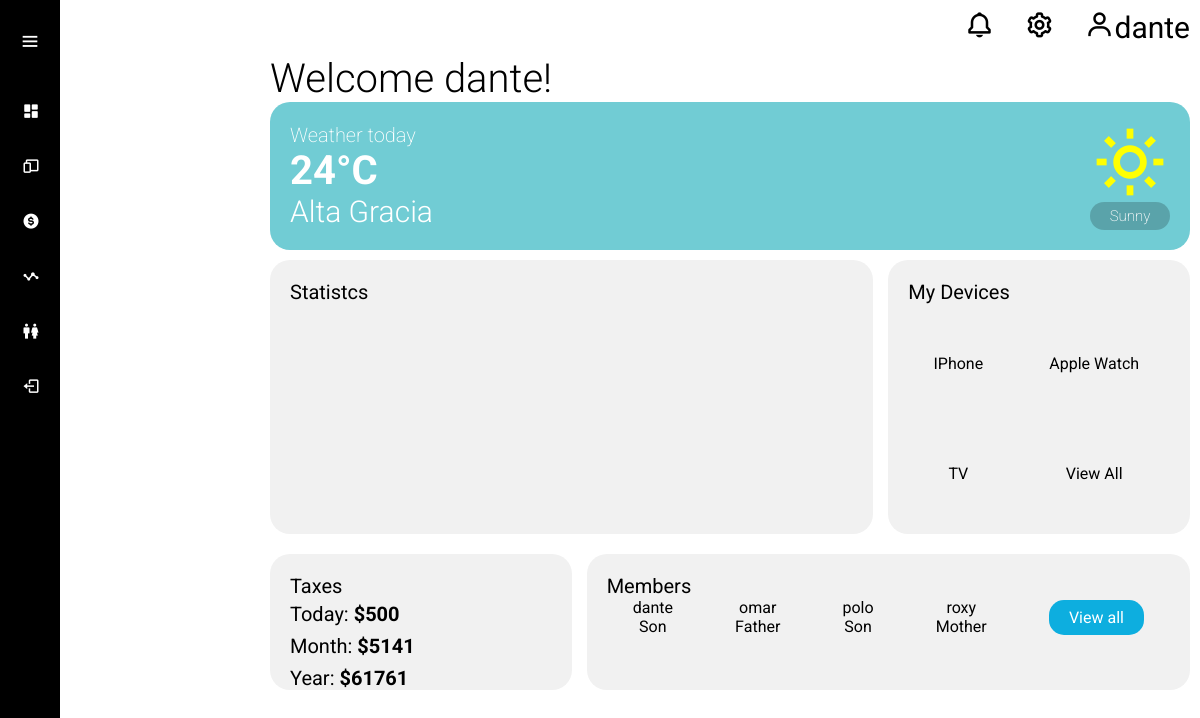
The app's page /dashboard/ (signed in) with its own data.
### user_auth/models.py (models this page shows, shortened)
class Person(models.Model):
    user = models.OneToOneField(User, on_delete=models.CASCADE)
    kindred = models.CharField(max_length=255)
    is_family_admin = models.BooleanField(default=False)
    family = models.ForeignKey(Family, on_delete=models.CASCADE)

### dashboard/views.py (the view)
# urls.py: path("", views.dashboard, name="dashboard"),
def dashboard(request):
    person = get_object_or_404(Person, user=request.user)
    family_persons = Family.list_members(person)[:4]
    return render(request, "dashboard/dashboard.html", {"members": family_persons})

### user_auth/models.py (called while the page is built)
    @classmethod
    def list_members(cls, person):
        family_persons = Person.objects.filter(family=person.family)
        return family_persons

### dashboard/templates/dashboard/dashboard.html (shortened to what this page needs)
{% extends 'core/base.html' %} {% block title %}HomeFina{% endblock %}{% block content %}
<div class="container">
    <h1 class="title">Welcome {{user.username}}!</h1>
    <div class="weather">
        <div class="info">
            <p class="title">Weather today</p>
            <p class="grades">24°C</p>
            <p class="city">Alta Gracia</p>
        </div>
        <div class="image">
            <i class='bx bx-sun'></i>
            <p class="description">Sunny</p>
        </div>
    </div>
    <div class="grid-container">
        <div class="panel-container">
            <a class="sub-title" href="#">Statistcs</a>
        </div>
        <div class="panel-container">
            <a class="sub-title" href="#">My Devices</a>
            <div class="devices-container">
                <div class="device">
                    <a href="#">
                        <p class="name">IPhone</p>
                    </a>
                </div>
                <div class="device">
                    <a href="#">
                        <p class="name">Apple Watch</p>
                    </a>
                </div>
                <div class="device">
                    <a href="#">
                        <p class="name">TV</p>
                    </a>
                </div>
                <div class="device">
                    <a href="#">
                        <p class="name">View All</p>
                    </a>
                </div>
            </div>
        </div>
    </div>
    <div class="grid-container-2">
        <div class="panel-container">
            <a href="#" class="sub-title">Taxes</a>
            <div class="taxes">
                <p>Today: <span>$500</span></p>
                <p>Month: <span>$5141</span></p>
                <p>Year: <span>$61761</span></p>
            </div>
        </div>
        <div class="panel-container">
            <a class="sub-title" href="{% url 'member:member' %}">Members</a>
            <div class="members">
            {% for member in members %}
            <div class="member">
                <p class="name">{{member.user.username}}</p>
                <p class="kindred">{{member.kindred}}</p>
            </div>
            {% endfor %}
            <div class="member">
                <a href="{% url 'member:member' %}" class="btn btn-edit">View all</a>
            </div>
            </div>
        </div>
    </div>
</div>
{% endblock %}

### core/templates/core/base.html (shortened to what this page needs)
{% load static %}
<!DOCTYPE html>
<html lang="en">
<head>
    <link href='https://unpkg.com/boxicons@2.1.4/css/boxicons.min.css' rel='stylesheet'>
    <link rel="stylesheet" href=" {% static 'css/styles.css' %} ">
</head>
<body>
    <header class="header">
        <a href="#"><i class='bx bx-bell'></i></i></a>
        <a href="#"><i class='bx bx-cog'></i></a> {% if user.is_authenticated %}
        <a href=""><i class='bx bx-user' ></i>{{user.username}}</a> {% endif %}
    </header>
    <nav class="sidebar">
        <div class="logo-menu">
            <i class='bx bx-menu toggle-btn'></i>
        </div>
        <ul class="list">
            {% if user.is_authenticated %}
            <li class="list-item">
                <a href="{% url 'dashboard:dashboard' %}">
                    <i class='bx bxs-dashboard'></i>
                </a>
            </li>
            <li class="list-item">
                <a href="{% url 'device:device' %}">
                    <i class='bx bx-devices'></i>
                </a>
            </li>
            <li class="list-item">
                <a href="#">
                    <i class='bx bxs-dollar-circle'></i>
                </a>
            </li>
            <li class="list-item">
                <a href="#">
                    <i class='bx bx-stats'></i>
                </a>
            </li>
            <li class="list-item">
                <a href="{% url 'member:member' %}">
                    <i class='bx bx-male-female'></i>
                </a>
            </li>
            <li class="list-item">
                <a href="{% url 'user_auth:sign_out' %}">
                    <i class='bx bx-log-out'></i>
                </a>
            </li>
            {% endif %}
        </ul>
    </nav>
    {% block content %} {% endblock %}
</body>
</html>

### static/css/styles.css (style rules this page uses)
* { margin: 0; padding: 0; box-sizing: border-box; font-family: "Roboto", sans-serif; }
.container { margin-left: 270px; margin-right: 10px; }
.title { font-weight: 300; font-size: 40px; }
.sub-title { font-weight: 400; font-size: 20px; text-decoration: none; color: #000; }
.grid-container { display: grid; grid-template-columns: 2fr 1fr; gap: 15px; }
.grid-container-2 { display: grid; grid-template-columns: 1fr 2fr; gap: 15px; }
.panel-container { margin: 10px 0; padding: 20px; background-color: #f1f1f1; border-radius: 20px; }
.btn { text-decoration: none; padding: 8px 20px; border-radius: 15px; transition: .1s ease; }
.btn-edit { background-color: #0daedf; color: #fff; }
.header { display: flex; justify-content: end; gap: 10px; align-items: center; }
.header a { text-decoration: none; margin: 5px; padding: 5px; color: #000; font-size: 30px; border-radius: 20px; }
.sidebar { position: fixed; top: 0; left: 0; width: 60px; height: 100%; background-color: #000; padding: 6px; transition: .5s; }
.sidebar .logo-menu { display: flex; align-items: center; width: 100%; height: 70px; color: #fff; }
.sidebar .logo-menu .toggle-btn { position: absolute; left: 50%; transform: translateX(-50%); width: 40px; height: 40px; font-size: 22px; text-align: center; line-height: 40px; cursor: pointer; transition: .5s; }
.sidebar .list { margin-top: 10px; }
.list .list-item { width: 100%; height: 50px; margin: 5px 0; list-style: none; line-height: 50px; }
.list .list-item a { display: flex; align-items: center; font-size: 18px; color: #fff; text-decoration: none; border-radius: 6px; white-space: nowrap; }
.list .list-item a i { min-width: 50px; height: 50px; text-align: center; line-height: 50px; }
.weather { padding: 20px; border-radius: 20px; background-color: #71ccd4; display: flex; justify-content: space-between; align-items: center; color: #fff; }
.weather .title { font-size: 20px; font-weight: 200; }
.weather .grades { font-weight: 700; font-size: 40px; }
.weather .city { font-weight: 300; font-size: 30px; }
.weather i { font-size: 80px; color: yellow; }
.weather .description { padding: 5px 15px; background-color: rgba(0, 0, 0, 0.2); border-radius: 20px; font-size: 15px; font-weight: 200; text-align: center; }
.devices-container { display: grid; grid-template-columns: repeat(2, 1fr); gap: 10px; }
.devices-container .device { height: 100px; width: 100px; display: flex; align-items: center; justify-content: center; }
.devices-container .device a { text-decoration: none; color: #000; }
.taxes { display: grid; grid-auto-flow: row; height: 100%; align-items: center; }
.taxes p { font-size: 20px; }
.taxes span { font-weight: 700; }
.members { display: grid; gap: 10px; grid-auto-flow: column; }
.members .member { display: flex; justify-content: center; flex-direction: column; align-items: center; }

### records on screen
Person: user.username "dante", kindred "Son"
Person: user.username "omar", kindred "Father"
Person: user.username "polo", kindred "Son"
Person: user.username "roxy", kindred "Mother"

### other values on screen
{{ user.username }} "dante"
